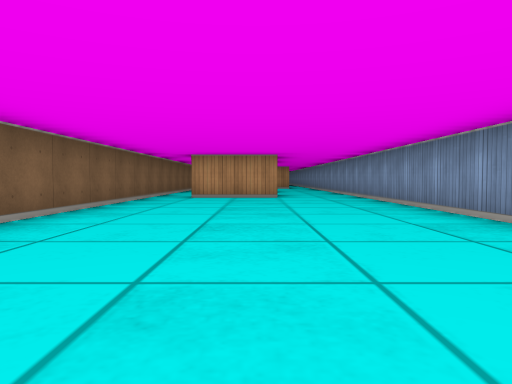
View 1 (above)

17 first-person views from a walk through a cub3D level. The camera is about half as high as the walls, tilts 2° down and sees 70° across. The floor is counted in squares. Each view is taken from the middle of a square. On the plan, view 1 faces up. The plan holds only what a view shows up to about 9 squares ahead; the rest is blank.

View 2
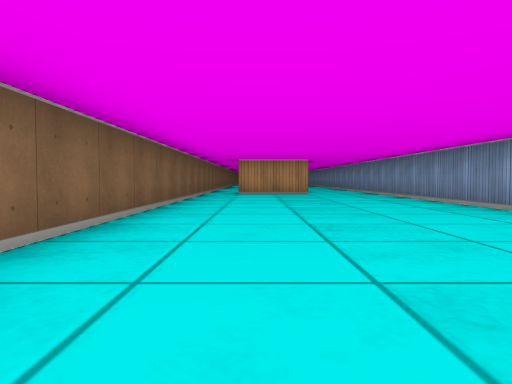

View 3
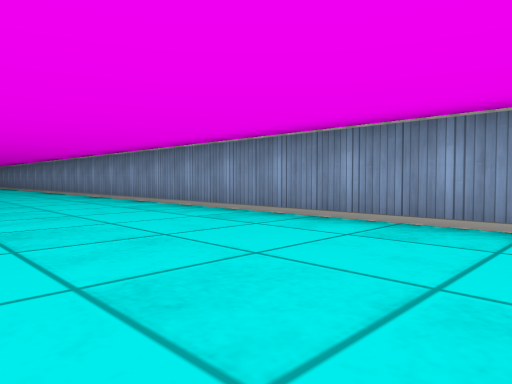

View 4
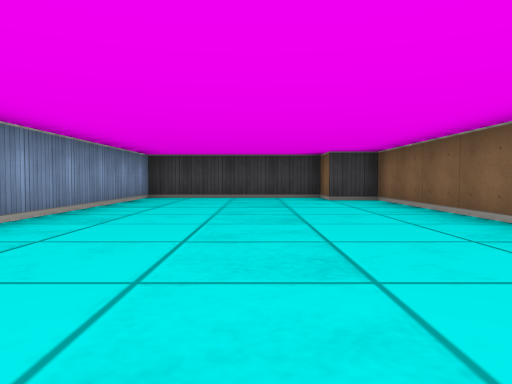

View 5
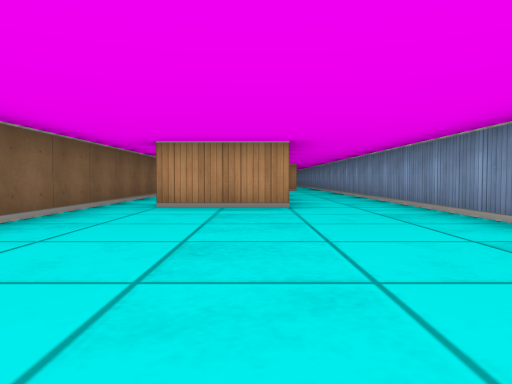

View 6
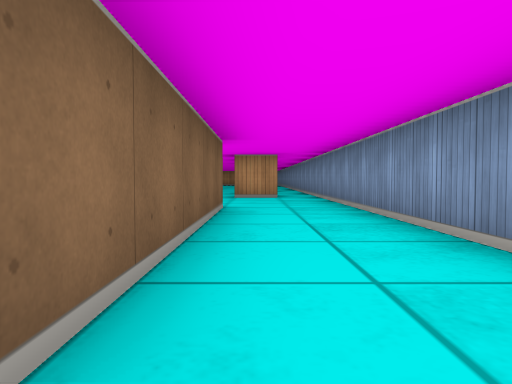

View 7
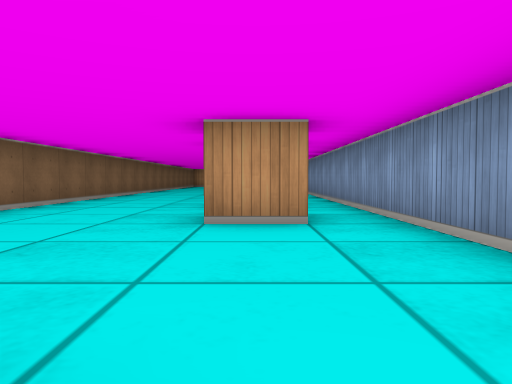

View 8
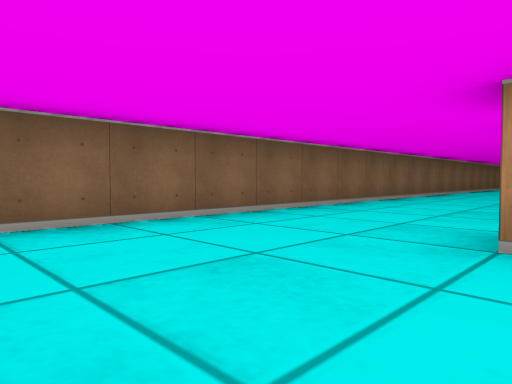

View 9
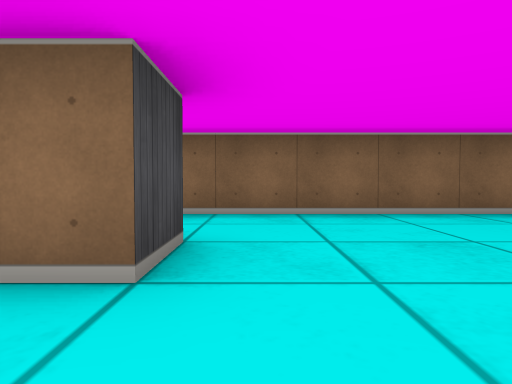

View 10
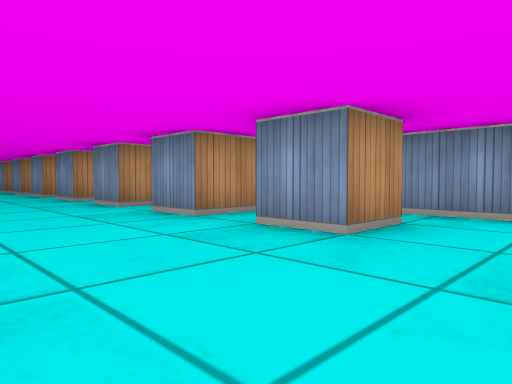

View 11
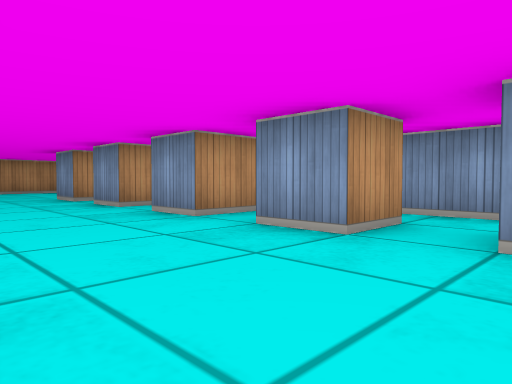

View 12
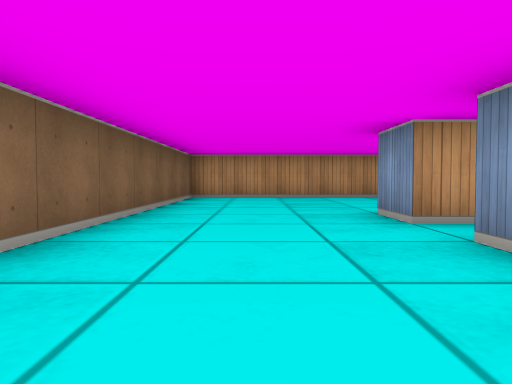

View 13
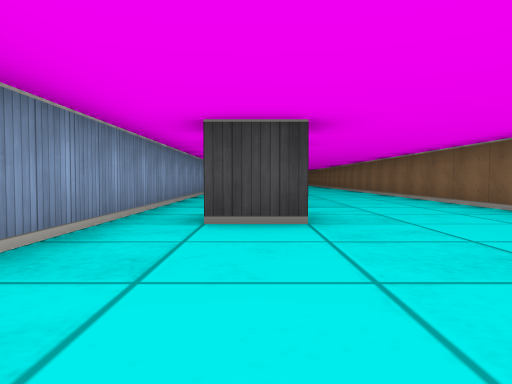

View 14
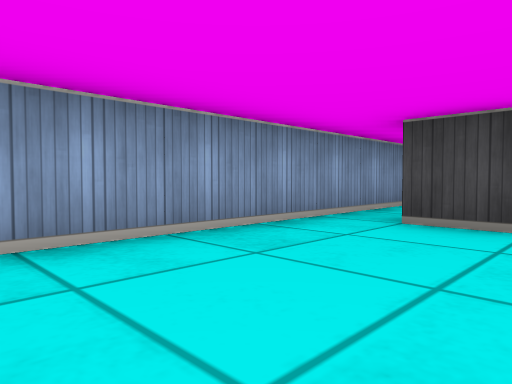

View 15
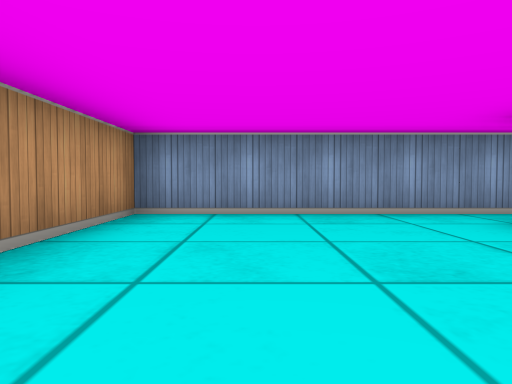

View 16
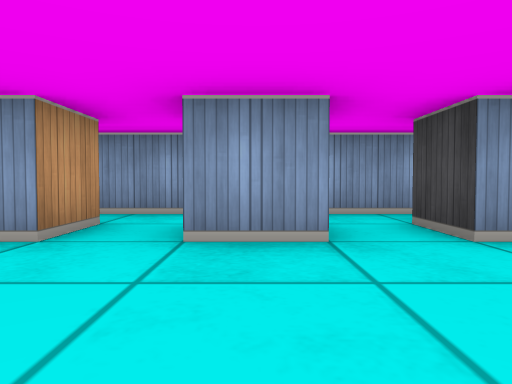

View 17
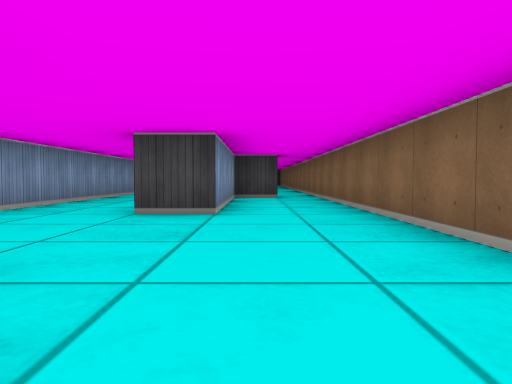

### Floor plan
Points are (right, up) in squares from view 1. A wall is a line through its corners. A room is listed if a view was taken in it or the views show most of it. See-through windows are left out.
Room 1 (views 1, 2, 3, 4, 5, 6)
walls: (0.5, 8.5) (-1.5, 8.5); (-2.5, 8.5) (-2.5, -4.5) (-1.5, -4.5) (-1.5, -5.5) (2.5, -5.5) (2.5, 7.5)
ways out: opening at (0.3, 8.7) to room 2
Room 2 (views 7, 8, 9, 10, 11, 12, 13, 14, 15, 16, 17)
walls: (1.1, 20.5) (0.5, 20.5) (0.5, 21.5) (1.5, 21.5); (1.6, 22.5) (0.5, 22.5) (0.5, 23.5); (1.5, 18.5) (0.5, 18.5) (0.5, 19.5); (1.5, 24.5) (0.5, 24.5) (0.5, 25.5); (1.6, 16.5) (0.5, 16.5) (0.5, 17.5); (1.1, 26.5) (0.5, 26.5) (0.5, 27.5); (1.1, 28.5) (0.5, 28.5) (0.5, 29.5) (1.5, 29.5); (-1.6, 9.5) (-0.5, 9.5) (-0.5, 13.5) (0.5, 13.5) (0.5, 8.5); (2.5, 7.5) (2.5, 33.5) (-2.5, 33.5) (-2.5, 8.5)
ways out: opening at (0.3, 8.7) to room 1

Positions as (right, up) in squares from view 1, and headings:
1: (0, 0), facing up
2: (-1, -2), facing up
3: (-1, -4), facing up-right
4: (0, 3), facing down
5: (0, 3), facing up
6: (1, 8), facing up
7: (1, 13), facing up
8: (1, 14), facing up-left
9: (2, 14), facing left
10: (-2, 15), facing up-right
11: (-2, 21), facing up-right
12: (-1, 25), facing up
13: (1, 33), facing down
14: (0, 33), facing down-right
15: (-2, 32), facing right
16: (-2, 23), facing right
17: (-1, 18), facing down
